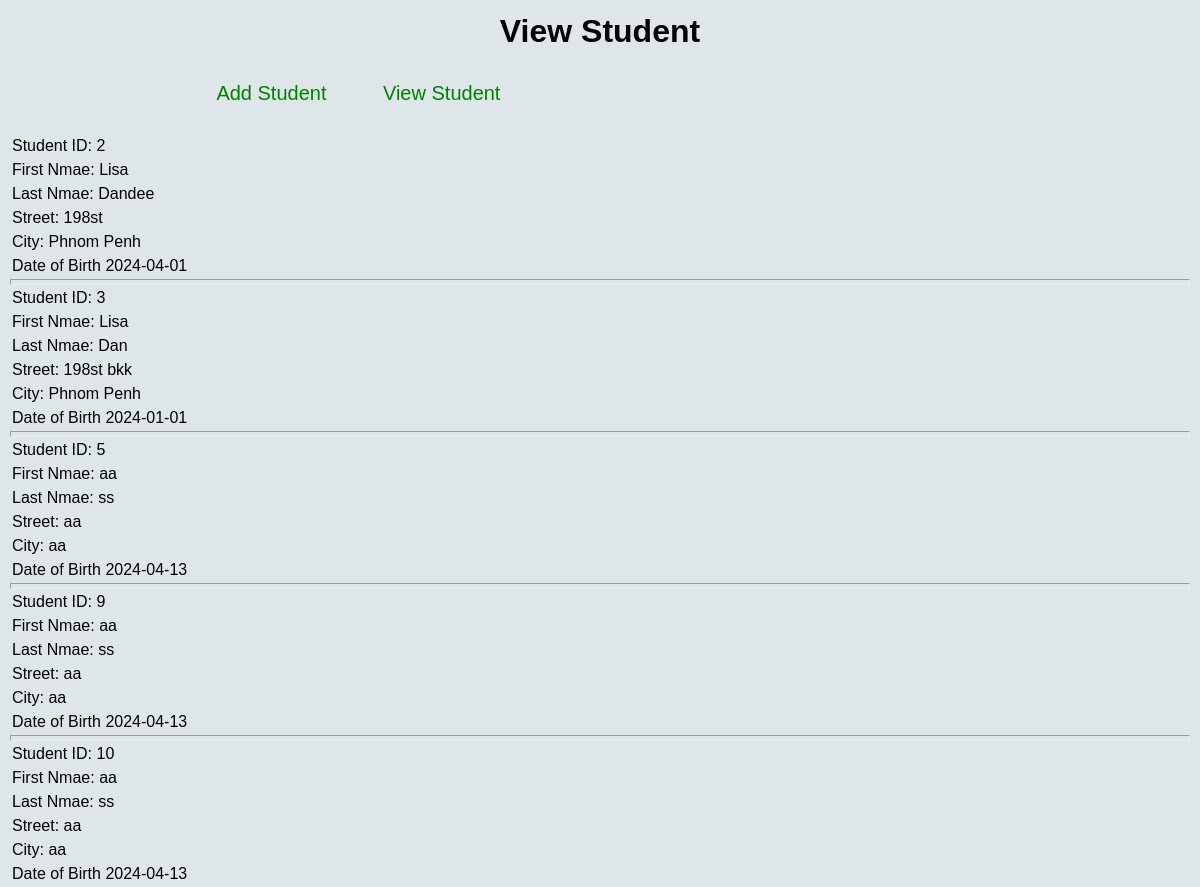
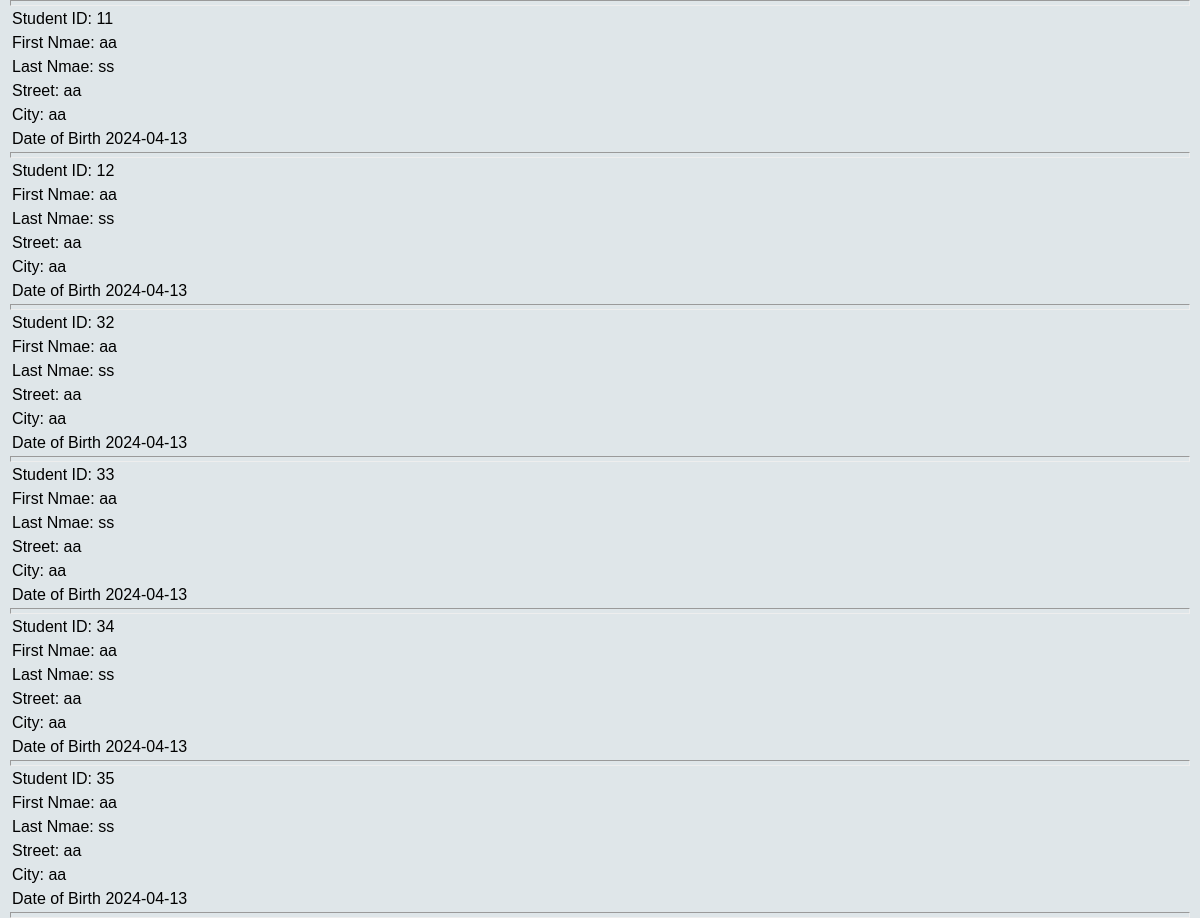
/viewStudent.php, run on the app's committed database (2 pictures, top to bottom).
### tables this page shows
CREATE TABLE `student` (
  `studentID` int(11) NOT NULL,
  `firstName` varchar(20) DEFAULT NULL,
  `lastName` varchar(20) DEFAULT NULL,
  `street` varchar(20) DEFAULT NULL,
  `city` varchar(20) DEFAULT NULL,
  `DOB` date DEFAULT NULL
);

### viewStudent.php (the view, shortened to what this page needs)
<!DOCTYPE html>
<html lang="en">
<head>
    <link rel="stylesheet" href="style.css">
</head>
<body>
        <h1> View Student </h1>
      <?php include 'header.inc' ?>
    <?php
    require 'libDb.php';
    $query = 'SELECT * FROM student';
    $result = mysqli_query($conn,$query);
    if($result) {
        while ($row = mysqli_fetch_assoc($result)) {
            $studentID = $row['studentID'];
            $firstName = $row['firstName'];
            $lastName = $row['lastName'];
            $city = $row['city'];
            $street = $row['street'];
            $DOB = $row['DOB'];
            echo "<p>Student ID: $studentID</p>";
            echo "<p>First Nmae: $firstName</p>";
            echo "<p>Last Nmae: $lastName</p>";
            echo "<p>Street: $street</p>";
            echo "<p>City: $city</p>";
            echo "<p>Date of Birth $DOB</p>";
            echo "<hr>";
        }
    }else {
        echo 'Error';
    }
?>
</body>
</html>

### header.inc
<div class="navbar">
   <ul>
     <li><a href="addStudent.php">Add Student</a></li>
     <li><a href="viewStudent.php">View Student</a></li>
   </ul>
 </div>

### style.css (style rules this page uses)
* { margin: 2px; padding: 2px; box-sizing: border-box; }
body, html { height: 100%; font-family: Arial, sans-serif; background-color: #dfe6e9; }
h1 { text-align: center; margin-top: 3px; }
.navbar ul { list-style-type: none; margin-left: 15%; color: #00cec9; }
.navbar li { display: inline-block; font-size: 20px; padding: 20px; text-decoration: none; color: #00cec9; }
a:link { color: green; background-color: transparent; text-decoration: none; }

### data on the page
student: studentID "2", firstName "Lisa", lastName "Dandee", street "198st", city "Phnom Penh", DOB "2024-04-01"
student: studentID "3", firstName "Lisa", lastName "Dan", street "198st bkk", city "Phnom Penh", DOB "2024-01-01"
student: studentID "5", firstName "aa", lastName "ss", street "aa", city "aa", DOB "2024-04-13"
student: studentID "9", firstName "aa", lastName "ss", street "aa", city "aa", DOB "2024-04-13"
student: studentID "10", firstName "aa", lastName "ss", street "aa", city "aa", DOB "2024-04-13"
student: studentID "11", firstName "aa", lastName "ss", street "aa", city "aa", DOB "2024-04-13"
student: studentID "12", firstName "aa", lastName "ss", street "aa", city "aa", DOB "2024-04-13"
student: studentID "32", firstName "aa", lastName "ss", street "aa", city "aa", DOB "2024-04-13"
student: studentID "33", firstName "aa", lastName "ss", street "aa", city "aa", DOB "2024-04-13"
student: studentID "34", firstName "aa", lastName "ss", street "aa", city "aa", DOB "2024-04-13"
student: studentID "35", firstName "aa", lastName "ss", street "aa", city "aa", DOB "2024-04-13"
